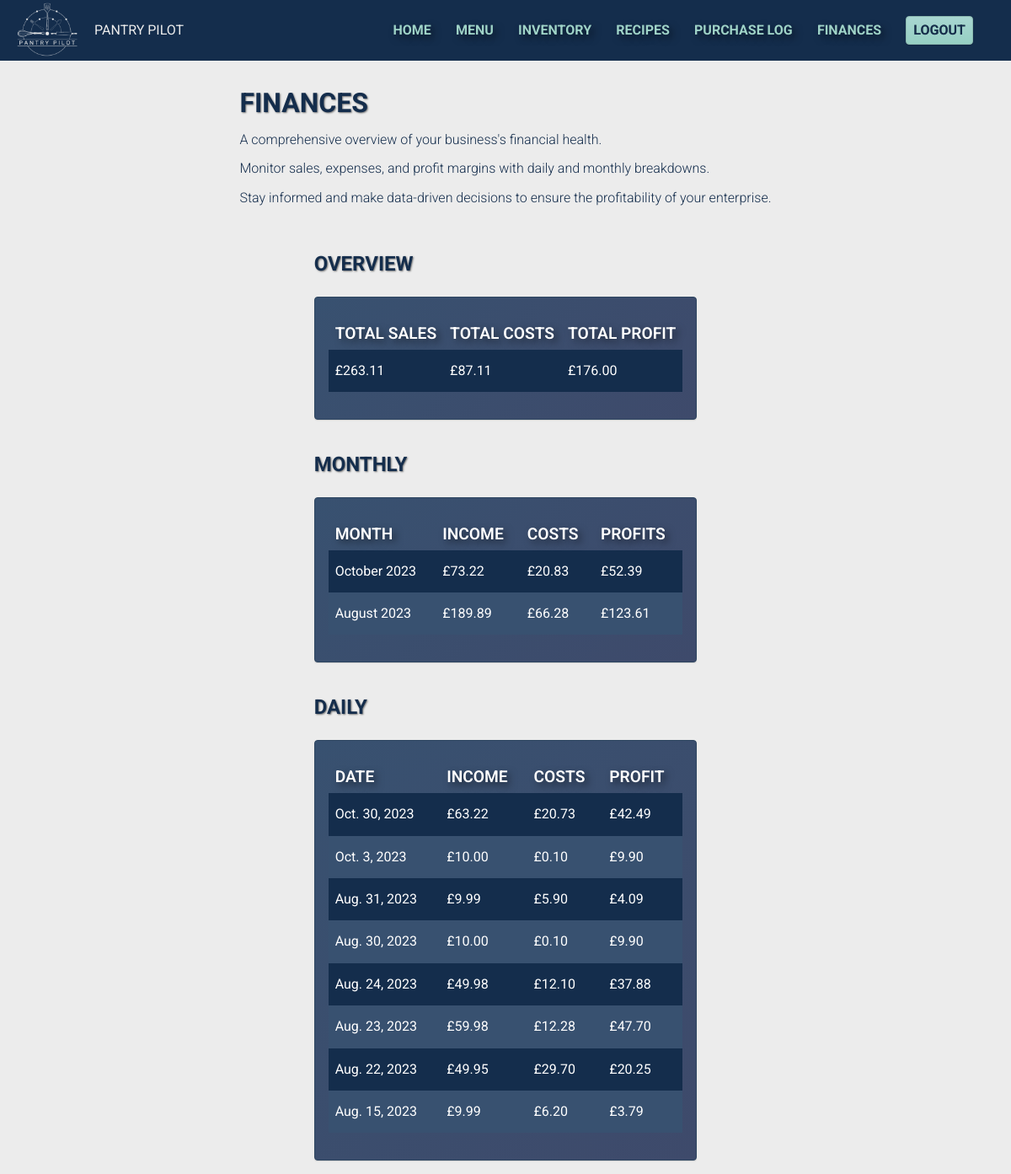
/revenue/ (signed in), run on the app's committed database.
### inventory/models.py (models this page shows, shortened)
class Purchase(models.Model):
    menuitem = models.ForeignKey(MenuItem, on_delete=models.SET_NULL, null=True)
    total_cost = models.DecimalField(max_digits=6, decimal_places=2, default=0)
    sale_price = models.DecimalField(max_digits=6, decimal_places=2, default=0)
    purchase_time = models.DateTimeField(default=timezone.now)
    user = models.ForeignKey(User, on_delete=models.PROTECT)
    class Meta:
        ordering = ["purchase_time"]
        verbose_name = "Purchase"

### inventory/views.py (the view)
# urls.py: path('revenue/', views.RevenueView.as_view(), name="revenue"),
class RevenueView(LoginRequiredMixin, TemplateView):
    template_name = "inventory/revenue.html"
    def get_context_data(self, **kwargs: Any) -> Dict[str, Any]:
        context = super().get_context_data(**kwargs)
        daily_revenue_dates = Purchase.objects.annotate(date=TruncDate("purchase_time")).values("date").order_by("-date").distinct()
        daily_revenue = {}
        for date_entry in daily_revenue_dates:
            date = date_entry["date"]
            revenue = calculate_daily_revenue(date)
            if revenue is not None:
                daily_revenue[date] = revenue
        context["daily_revenue"] = daily_revenue
        monthly_revenue_months = Purchase.objects.annotate(month=TruncMonth("purchase_time")).values("month").order_by("-month").distinct()
        monthly_revenue = {month["month"]: calculate_monthly_revenue(month["month"]) for month in monthly_revenue_months}
        context["monthly_revenue"] = monthly_revenue
        total_revenue = calculate_total_revenue()
        context["total_revenue"] = total_revenue
        return context

### inventory/views.py (called while the page is built)
def calculate_daily_revenue(target_date):
    daily_revenue = Purchase.objects.filter(purchase_time__date=target_date)\
        .aggregate(income=Sum("sale_price"), costs=Sum("total_cost"))
    daily_revenue["income"] = daily_revenue["income"] or 0
    daily_revenue["costs"] = daily_revenue["costs"] or 0
    daily_revenue["profit"] = (daily_revenue["income"] or 0) - (daily_revenue["costs"] or 0)
    if daily_revenue["income"] == 0 and daily_revenue["costs"] == 0 and daily_revenue["profit"] == 0:
        return None
    return daily_revenue

def calculate_monthly_revenue(target_month):
    monthly_revenue = Purchase.objects.filter(purchase_time__month=target_month.month, purchase_time__year=target_month.year)\
        .aggregate(income=Sum("sale_price"), costs=Sum("total_cost"))
    monthly_revenue["income"] = monthly_revenue["income"] or 0
    monthly_revenue["costs"] = monthly_revenue["costs"] or 0
    monthly_revenue["profit"] = (monthly_revenue["income"] or 0) - (monthly_revenue["costs"] or 0)
    return monthly_revenue

def calculate_total_revenue():
    total_sales = Purchase.objects.aggregate(income=Sum("sale_price"))["income"] or 0
    total_costs = Purchase.objects.aggregate(costs=Sum("total_cost"))["costs"] or 0
    total_profit = total_sales - total_costs
    return {"total_sales": total_sales, "total_costs": total_costs, "total_profit": total_profit}

### inventory/templates/inventory/revenue.html (shortened to what this page needs)
{% extends "inventory/base.html" %}
{% block content %}
<section id="finances" class="page">
    <div class="content">
        <h1 class="content__title">FINANCES</h1>
        <p class="content__description">A comprehensive overview of your business's financial health.</p>
        <p class="content__description">Monitor sales, expenses, and profit margins with daily and monthly breakdowns.</p>
        <p class="content__description">Stay informed and make data-driven decisions to ensure the profitability of your enterprise.</p>
    </div>
    <div class="content__bottom">
        <h2 class="table__title">OVERVIEW</h2>
        {% if total_revenue %}
            <div class="card table--card">
                <table class="table">
                    <thead>
                        <tr>
                            <th class="table__row__heading">TOTAL SALES</th>
                            <th class="table__row__heading">TOTAL COSTS</th>
                            <th class="table__row__heading">TOTAL PROFIT</th>
                        </tr>
                    </thead>
                    <tbody>
                        <tr class="table__row--alternating">
                            <td class="table__row__detail">£{{total_revenue.total_sales|floatformat:2}}</td>
                            <td class="table__row__detail">£{{total_revenue.total_costs|floatformat:2}}</td>
                            <td class="table__row__detail">£{{total_revenue.total_profit|floatformat:2}}</td>
                        </tr>
                    </tbody>
                </table>
            </div>
            {% else %}
            <div class="card card--empty">
                <p>No data to display</p>
            </div>
        {% endif %}
        <h2 class="table__title">MONTHLY</h2>
        {% if monthly_revenue %}
            <div class="card card--table">
                <table class="table">
                    <thead>
                        <tr>
                            <th class="table__row__heading">MONTH</th>
                            <th class="table__row__heading">INCOME</th>
                            <th class="table__row__heading">COSTS</th>
                            <th class="table__row__heading">PROFITS</th>
                        </tr>
                    </thead>
                    <tbody>
                        {% for month, revenue in monthly_revenue.items %}
                        <tr class="table__row--alternating">
                            <td class="table__row__detail">{{month|date:"F Y" }}</td>
                            <td class="table__row__detail">£{{revenue.income|floatformat:2 }}</td>
                            <td class="table__row__detail">£{{revenue.costs|floatformat:2 }}</td>
                            <td class="table__row__detail">£{{revenue.profit|floatformat:2 }}</td>
                        </tr>
                        {% endfor %}
                    </tbody>
                </table>
            </div>
            {% else %}
            <div class="card card--empty">
                <p>No data to display</p>
            </div>
        {% endif %}
         <h2 class="table__title">DAILY</h2>
         {% if daily_revenue %}
            <div class="card card--table">
                <table class="table">
                    <thead>
                        <tr>
                            <th class="table__row__heading">DATE</th>
                            <th class="table__row__heading">INCOME</th>
                            <th class="table__row__heading">COSTS</th>
                            <th class="table__row__heading">PROFIT</th>
                        </tr>
                    </thead>
                    <tbody>
                        {% for date, revenue in daily_revenue.items %}
                        <tr class="table__row--alternating">
                            <td class="table__row__detail">{{date}}</td>
                            <td class="table__row__detail">£{{revenue.income|floatformat:2 }}</td>
                            <td class="table__row__detail">£{{revenue.costs|floatformat:2 }}</td>
                            <td class="table__row__detail">£{{revenue.profit|floatformat:2 }}</td>
                        </tr>
                        {% endfor %}
                    </tbody>
                </table>
            </div>
            {% else %}
            <div class="card card--empty">
                <p>No data to display</p>
            </div>
        {% endif %}
    </div>
</section>
{% endblock content%}

### inventory/static/inventory/css/style.css (style rules this page uses)
html { font-size: 16px; font-family: "Roboto", sans-serif; background-color: #ececec; }
html, body { height: 100%; margin: 0; }
body { display: flex; flex-direction: column; }
.card { display: flex; flex-direction: column; padding: 1rem; margin: 1rem; border-radius: 4px; box-shadow: rgba(0, 0, 0, 0.12) 0 1px 1px; background-image: linear-gradient(135deg, #385170, #3e4a6b); border: 1px solid #2D4560; background-color: #385170; color: white; transition: all 0.2s ease-in-out; }
.table { margin: 1rem 0 1rem 0; border-collapse: collapse; border-spacing: 0; }
.table__title { text-align: left; margin: 1.5rem 1rem .5rem 1rem; text-shadow: 1px 1px 2px rgba(0, 0, 0, 0.5); }
.table__row--alternating { background-color: #385170; border: none; }
.table__row--alternating:nth-child(odd) { background-color: #142d4c; }
.table__row__heading { text-align: left; font-weight: 600; font-size: larger; text-shadow: 4px 4px 8px rgba(0, 0, 0, 0.5); padding: 0 .5rem .5rem .5rem; }
.table__row__detail { padding: 1rem .5rem; text-align: left; color: white; }
.page { display: flex; flex-direction: column; align-items: center; }
.content { max-width: 75%; padding: .5rem; margin: 1rem; }
.content__title { padding: .5rem; margin: 0; text-shadow: 1px 1px 2px rgba(0, 0, 0, 0.5); }
.content__description { padding: .5rem; margin: 0; text-align: left; font-weight: 300; }
.content__bottom { display: flex; flex-direction: column; margin: 0 1rem; }

### data on the page
Purchase: purchase_time "Oct. 3, 2023", income "10.00", costs "0.10", profit "9.90"
Purchase: purchase_time "Aug. 31, 2023", income "9.99", costs "5.90", profit "4.09"
Purchase: purchase_time "Aug. 30, 2023", income "10.00", costs "0.10", profit "9.90"
Purchase: purchase_time "Aug. 15, 2023", income "9.99", costs "6.20", profit "3.79"

### other printed values
{{ total_revenue.total_sales|floatformat:2 }} "263.11"
{{ total_revenue.total_costs|floatformat:2 }} "87.11"
{{ total_revenue.total_profit|floatformat:2 }} "176.00"
{{ month|date:"F Y" }} "October 2023" "August 2023"
{{ revenue.income|floatformat:2 }} "73.22" "189.89"
{{ revenue.costs|floatformat:2 }} "20.83" "66.28"
{{ revenue.profit|floatformat:2 }} "52.39" "123.61"
{{ date }} "Oct. 30, 2023" "Aug. 24, 2023" "Aug. 23, 2023" "Aug. 22, 2023"
{{ revenue.income|floatformat:2 }} "63.22" "49.98" "59.98" "49.95"
{{ revenue.costs|floatformat:2 }} "20.73" "12.10" "12.28" "29.70"
{{ revenue.profit|floatformat:2 }} "42.49" "37.88" "47.70" "20.25"
